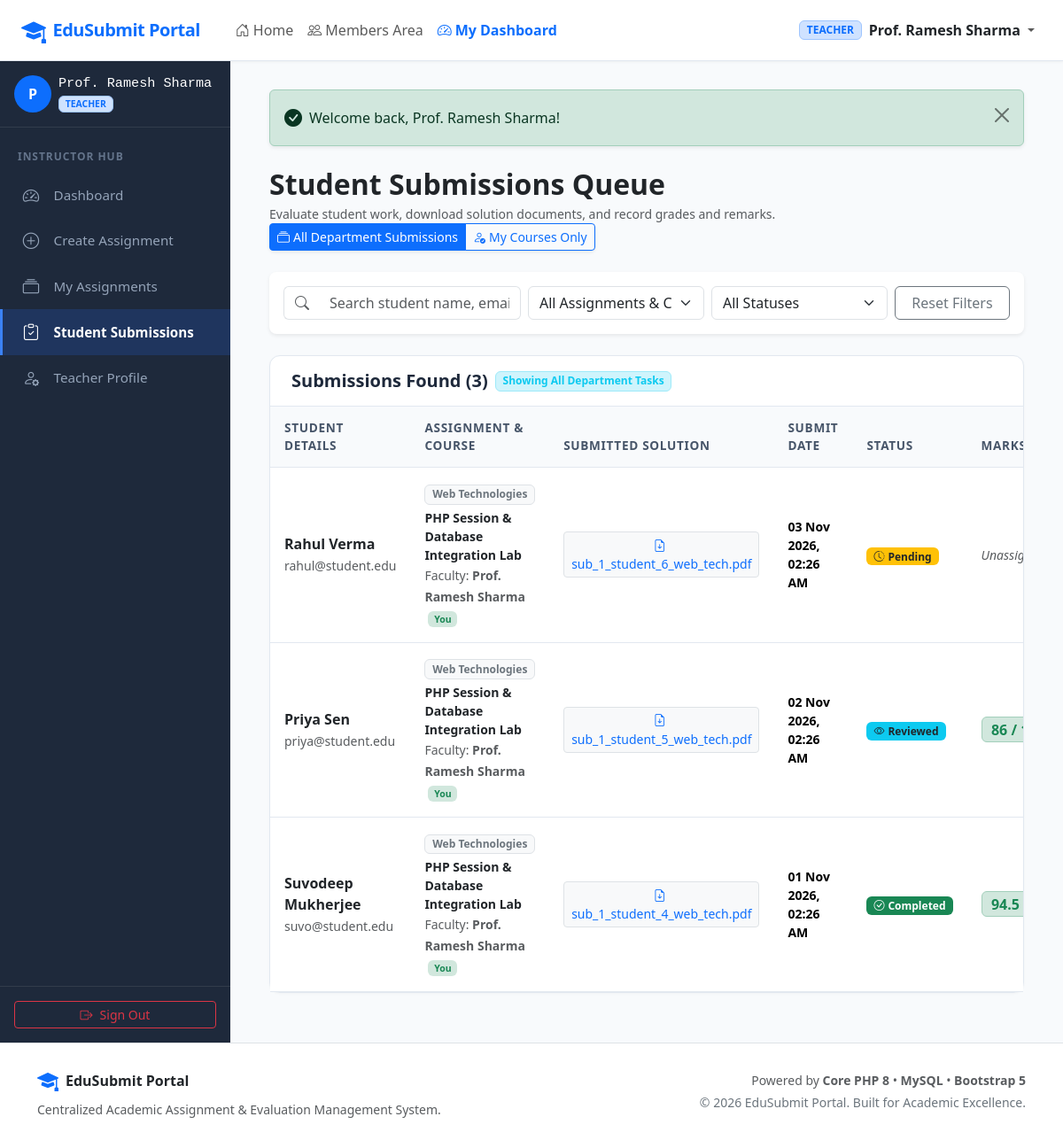
Page /teacher/submissions.php (signed in) on the committed database.
### tables this page shows
CREATE TABLE `submissions` (
  `id` INT UNSIGNED AUTO_INCREMENT PRIMARY KEY,
  `student_id` INT UNSIGNED NOT NULL,
  `assignment_id` INT UNSIGNED NOT NULL,
  `file` VARCHAR(255) NOT NULL,
  `student_notes` TEXT DEFAULT NULL,
  `submit_date` TIMESTAMP DEFAULT CURRENT_TIMESTAMP,
  `marks` DECIMAL(5,2) DEFAULT NULL,
  `feedback` TEXT DEFAULT NULL,
  `status` ENUM('Pending', 'Reviewed', 'Completed') NOT NULL DEFAULT 'Pending',
  `evaluated_at` DATETIME DEFAULT NULL,
  `evaluated_by` INT UNSIGNED DEFAULT NULL,
  `updated_at` TIMESTAMP DEFAULT CURRENT_TIMESTAMP ON UPDATE CURRENT_TIMESTAMP,
  INDEX `idx_submissions_status` (`status`),
  INDEX `idx_submissions_student` (`student_id`),
  INDEX `idx_submissions_assignment` (`assignment_id`),
  UNIQUE KEY `unique_student_assignment` (`student_id`, `assignment_id`),
  CONSTRAINT `fk_submissions_student`
    FOREIGN KEY (`student_id`)
    REFERENCES `users` (`id`)
    ON DELETE CASCADE
    ON UPDATE CASCADE,
  CONSTRAINT `fk_submissions_assignment`
    FOREIGN KEY (`assignment_id`)
    REFERENCES `assignments` (`id`)
    ON DELETE CASCADE
    ON UPDATE CASCADE,
  CONSTRAINT `fk_submissions_evaluator`
    FOREIGN KEY (`evaluated_by`)
    REFERENCES `users` (`id`)
    ON DELETE SET NULL
    ON UPDATE CASCADE
);

CREATE TABLE `users` (
  `id` INT UNSIGNED AUTO_INCREMENT PRIMARY KEY,
  `name` VARCHAR(100) NOT NULL,
  `email` VARCHAR(150) NOT NULL UNIQUE,
  `password` VARCHAR(255) NOT NULL,
  `role` ENUM('admin', 'teacher', 'student') NOT NULL DEFAULT 'student',
  `phone` VARCHAR(20) DEFAULT NULL,
  `bio` TEXT DEFAULT NULL,
  `avatar` VARCHAR(255) DEFAULT NULL,
  `status` ENUM('active', 'inactive') NOT NULL DEFAULT 'active',
  `created_at` TIMESTAMP DEFAULT CURRENT_TIMESTAMP,
  `updated_at` TIMESTAMP DEFAULT CURRENT_TIMESTAMP ON UPDATE CURRENT_TIMESTAMP,
  INDEX `idx_users_role` (`role`),
  INDEX `idx_users_email` (`email`)
);

CREATE TABLE `assignments` (
  `id` INT UNSIGNED AUTO_INCREMENT PRIMARY KEY,
  `teacher_id` INT UNSIGNED NOT NULL,
  `title` VARCHAR(200) NOT NULL,
  `subject` VARCHAR(100) NOT NULL,
  `description` TEXT NOT NULL,
  `deadline` DATETIME NOT NULL,
  `file` VARCHAR(255) DEFAULT NULL,
  `max_marks` INT UNSIGNED NOT NULL DEFAULT 100,
  `created_at` TIMESTAMP DEFAULT CURRENT_TIMESTAMP,
  `updated_at` TIMESTAMP DEFAULT CURRENT_TIMESTAMP ON UPDATE CURRENT_TIMESTAMP,
  INDEX `idx_assignments_subject` (`subject`),
  INDEX `idx_assignments_deadline` (`deadline`),
  INDEX `idx_assignments_teacher` (`teacher_id`),
  CONSTRAINT `fk_assignments_teacher`
    FOREIGN KEY (`teacher_id`)
    REFERENCES `users` (`id`)
    ON DELETE CASCADE
    ON UPDATE CASCADE
);

### teacher/submissions.php (the view, shortened to what this page needs)
<?php
require_once __DIR__ . '/../config/config.php';
$teacherId = (int)$_SESSION['user_id'];
$pdo = getDBConnection();
$scope = trim($_GET['scope'] ?? 'all');
$selectedAssignmentId = (int)($_GET['assignment_id'] ?? 0);
$filterStatus = trim($_GET['status'] ?? 'all');
$search = trim($_GET['search'] ?? '');
$sql = "
    SELECT s.*,
           u.name AS student_name,
           u.email AS student_email,
           a.title AS assignment_title,
           a.subject,
           a.max_marks,
           a.teacher_id AS assignment_teacher_id,
           t.name AS teacher_name
    FROM submissions s
    JOIN assignments a ON s.assignment_id = a.id
    JOIN users u ON s.student_id = u.id
    JOIN users t ON a.teacher_id = t.id
    WHERE 1=1
";
$params = [];
$sql .= " ORDER BY (s.status = 'Pending') DESC, s.submit_date DESC";
$submissions = [];
try {
    $stmt = $pdo->prepare($sql);
    $stmt->execute($params);
    $submissions = $stmt->fetchAll();
} catch (PDOException $e) {
}
require_once __DIR__ . '/../includes/header.php';
?>
<div class="dashboard-wrapper">
    <?php require_once __DIR__ . '/../includes/sidebar.php'; ?>
    <main class="main-content">
        <div class="container-fluid">
            <?php echo renderFlashMessages(); ?>
            <div class="d-flex flex-wrap align-items-center justify-content-between mb-4">
                <div>
                    <h2 class="fw-bold text-dark mb-1">Student Submissions Queue</h2>
                    <p class="text-muted small mb-0">Evaluate student work, download solution documents, and record grades and remarks.</p>
                </div>
                <div class="mt-3 mt-md-0 d-flex gap-2">
                    <div class="btn-group shadow-sm">
                        <a href="<?php echo e($_SERVER['PHP_SELF']); ?>?scope=all&status=<?php echo e($filterStatus); ?>&assignment_id=<?php echo $selectedAssignmentId; ?>"
                           class="btn btn-sm <?php echo $scope === 'all' ? 'btn-primary' : 'btn-outline-primary'; ?>">
                            <i class="bi bi-collection me-1"></i>All Department Submissions
                        </a>
                        <a href="<?php echo e($_SERVER['PHP_SELF']); ?>?scope=my&status=<?php echo e($filterStatus); ?>&assignment_id=<?php echo $selectedAssignmentId; ?>"
                           class="btn btn-sm <?php echo $scope === 'my' ? 'btn-primary' : 'btn-outline-primary'; ?>">
                            <i class="bi bi-person-check me-1"></i>My Courses Only
                        </a>
                    </div>
                </div>
            </div>
            <div class="card border-0 shadow-sm rounded-3 mb-4">
                <div class="card-body p-3">
                    <form method="GET" action="<?php echo e($_SERVER['PHP_SELF']); ?>" class="row g-2 align-items-center">
                        <div class="col-md-4">
                            <div class="input-group">
                                <span class="input-group-text bg-white border-end-0"><i class="bi bi-search text-muted"></i></span>
                                <input type="text" name="search" class="form-control border-start-0" placeholder="Search student name, email, task..." value="<?php echo e($search); ?>" data-table-filter="#teacherSubmissionsTable">
                            </div>
                        </div>
                        <div class="col-md-3">
                            <select name="assignment_id" class="form-select" onchange="this.form.submit()">
                                <option value="0">All Assignments &amp; Courses</option>
                            </select>
                        </div>
                        <div class="col-md-3">
                            <select name="status" class="form-select" onchange="this.form.submit()">
                                <option value="all" <?php echo $filterStatus === 'all' ? 'selected' : ''; ?>>All Statuses</option>
                            </select>
                        </div>
                        <div class="col-md-2 d-grid">
                            <a href="<?php echo e($_SERVER['PHP_SELF']); ?>?scope=<?php echo e($scope); ?>" class="btn btn-outline-secondary">Reset Filters</a>
                        </div>
                    </form>
                </div>
            </div>
            <div class="custom-card">
                <div class="custom-card-header">
                    <div class="d-flex align-items-center">
                        <h5 class="mb-0 fw-bold me-2">Submissions Found (<?php echo count($submissions); ?>)</h5>
                        <?php if ($scope === 'all'): ?>
                            <span class="badge bg-info-subtle text-info border border-info-subtle small">Showing All Department Tasks</span>
                        <?php else: ?>
                            <span class="badge bg-primary-subtle text-primary border border-primary-subtle small">Showing My Courses</span>
                        <?php endif; ?>
                    </div>
                </div>
                <div class="table-responsive">
                    <table class="table table-custom align-middle" id="teacherSubmissionsTable">
                        <thead>
                            <tr>
                                <th>Student Details</th>
                                <th>Assignment &amp; Course</th>
                                <th>Submitted Solution</th>
                                <th>Submit Date</th>
                                <th>Status</th>
                                <th>Marks</th>
                            </tr>
                        </thead>
                        <tbody>
                            <?php if (!empty($submissions)): ?>
                                <?php foreach ($submissions as $s): ?>
                                    <tr class="<?php echo $s['status'] === 'Pending' ? 'table-warning-subtle' : ''; ?>">
                                        <td>
                                            <div class="fw-bold text-dark"><?php echo e($s['student_name']); ?></div>
                                            <small class="text-muted"><?php echo e($s['student_email']); ?></small>
                                        </td>
                                        <td>
                                            <span class="badge bg-light text-secondary border mb-1 small"><?php echo e($s['subject']); ?></span>
                                            <div class="fw-semibold small text-dark">
                                                <a href="<?php echo BASE_URL; ?>/teacher/assignment_details.php?id=<?php echo (int)$s['assignment_id']; ?>" class="text-dark text-decoration-none">
                                                    <?php echo e($s['assignment_title']); ?>
                                                </a>
                                            </div>
                                            <small class="text-muted">
                                                Faculty: <strong><?php echo e($s['teacher_name']); ?></strong>
                                                <?php if ((int)$s['assignment_teacher_id'] === $teacherId): ?>
                                                    <span class="badge bg-success-subtle text-success ms-1">You</span>
                                                <?php endif; ?>
                                            </small>
                                        </td>
                                        <td>
                                            <a href="<?php echo BASE_URL; ?>/download.php?type=submission&id=<?php echo (int)$s['id']; ?>" class="btn btn-sm btn-light border text-primary" title="Download Student Document">
                                                <i class="bi bi-file-earmark-arrow-down me-1"></i><?php echo e(basename($s['file'])); ?>
                                            </a>
                                        </td>
                                        <td>
                                            <div class="small fw-semibold"><?php echo formatDate($s['submit_date']); ?></div>
                                        </td>
                                        <td>
                                            <?php echo renderStatusBadge($s['status']); ?>
                                        </td>
                                        <td>
                                            <?php if ($s['marks'] !== null): ?>
                                                <span class="badge bg-success-subtle text-success fs-6 border border-success-subtle fw-bold">
                                                    <?php echo (float)$s['marks']; ?> / <?php echo (int)$s['max_marks']; ?>
                                                </span>
                                            <?php else: ?>
                                                <span class="text-muted small fst-italic">Unassigned</span>
                                            <?php endif; ?>
                                        </td>
                                    </tr>
                                <?php endforeach; ?>
                            <?php endif; ?>
                        </tbody>
                    </table>
                </div>
            </div>
        </div>
    </main>
</div>
<?php require_once __DIR__ . '/../includes/footer.php'; ?>

### config/config.php (shortened to what this page needs)
<?php
function e($data): string {
    return htmlspecialchars((string)($data ?? ''), ENT_QUOTES, 'UTF-8');
}
function getFlashes(): array {
    $flashes = $_SESSION['flash'] ?? [];
    return $flashes;
}
function renderFlashMessages(): string {
    $flashes = getFlashes();
    $html = '<div class="flash-messages-container mb-4">';
    foreach ($flashes as $f) {
        $alertType = e($f['type']);
        $icon = match ($alertType) {
            'success' => 'bi-check-circle-fill',
            'danger'  => 'bi-exclamation-triangle-fill',
            'warning' => 'bi-exclamation-circle-fill',
            default   => 'bi-info-circle-fill',
        };
        $html .= sprintf(
            '<div class="alert alert-%s alert-dismissible fade show d-flex align-items-center shadow-sm" role="alert">' .
            '<i class="bi %s me-2 fs-5"></i>' .
            '<div>%s</div>' .
            '<button type="button" class="btn-close" data-bs-dismiss="alert" aria-label="Close"></button>' .
            '</div>',
            $alertType,
            $icon,
            e($f['message'])
        );
    }
    $html .= '</div>';
    return $html;
}
function formatDate(?string $datetime, string $format = 'd M Y, h:i A'): string {
    $dt = new DateTime($datetime);
    return $dt->format($format);
}
function renderStatusBadge(string $status): string {
    return match (strtolower($status)) {
        'completed' => '<span class="badge bg-success text-white px-2 py-1"><i class="bi bi-check-circle me-1"></i>Completed</span>',
        'reviewed'  => '<span class="badge bg-info text-dark px-2 py-1"><i class="bi bi-eye me-1"></i>Reviewed</span>',
        'pending'   => '<span class="badge bg-warning text-dark px-2 py-1"><i class="bi bi-clock-history me-1"></i>Pending</span>',
        default     => '<span class="badge bg-secondary">' . e($status) . '</span>',
    };
}

### assets/css/style.css (style rules this page uses)
:root { --primary-color: #2563eb; --primary-hover: #1d4ed8; --secondary-color: #475569; --dark-bg: #0f172a; --sidebar-bg: #1e293b; --sidebar-active: #3b82f6; --content-bg: #f8fafc; --card-border: #e2e8f0; }
body { background-color: var(--content-bg); font-family: 'Segoe UI', system-ui, -apple-system, sans-serif; color: #1e293b; min-height: 100vh; display: flex; flex-direction: column; }
.dashboard-wrapper { display: flex; flex: 1; min-height: calc(100vh - 65px); }
.main-content { flex: 1; padding: 2rem; overflow-y: auto; background-color: var(--content-bg); }
.custom-card { background: #ffffff; border-radius: 12px; border: 1px solid var(--card-border); box-shadow: 0 1px 3px rgba(0,0,0,0.03); margin-bottom: 1.5rem; }
.custom-card-header { background-color: transparent; border-bottom: 1px solid var(--card-border); padding: 1rem 1.5rem; display: flex; align-items: center; justify-content: space-between; }
.table-custom { margin-bottom: 0; }
.table-custom th { background-color: #f8fafc; color: #475569; font-weight: 600; font-size: 0.85rem; text-transform: uppercase; letter-spacing: 0.05em; border-bottom: 1px solid var(--card-border); padding: 0.85rem 1rem; }
.table-custom td { padding: 1rem; vertical-align: middle; border-bottom: 1px solid var(--card-border); }
.flash-messages-container { animation: fadeIn 0.3s ease-in; }

### rows in the picture
submissions: student.name "Rahul Verma", student.email "rahul@student.edu", assignment.subject "Web Technologies", assignment.title "PHP Session & Database Integration Lab", users.name "Prof. Ramesh Sharma", file "sub_1_student_6_web_tech.pdf", submit_date "03 Nov 2026, 02:26 AM", status "Pending", shows "Unassigned"
submissions: student.name "Priya Sen", student.email "priya@student.edu", assignment.subject "Web Technologies", assignment.title "PHP Session & Database Integration Lab", evaluated_by.name "Prof. Ramesh Sharma", file "sub_1_student_5_web_tech.pdf", submit_date "02 Nov 2026, 02:26 AM", status "Reviewed", marks "86"
submissions: student.name "Suvodeep Mukherjee", student.email "suvo@student.edu", assignment.subject "Web Technologies", assignment.title "PHP Session & Database Integration Lab", evaluated_by.name "Prof. Ramesh Sharma", file "sub_1_student_4_web_tech.pdf", submit_date "01 Nov 2026, 02:26 AM", status "Completed", marks "94.5"

### other values in the picture
APP_NAME "EduSubmit Portal"
$user['role'] "TEACHER"
$user['name'] "Prof. Ramesh Sharma"
substr($user['name'] ?? 'U', 0, 1) "P"
$role "TEACHER"
count($submissions) "3"
